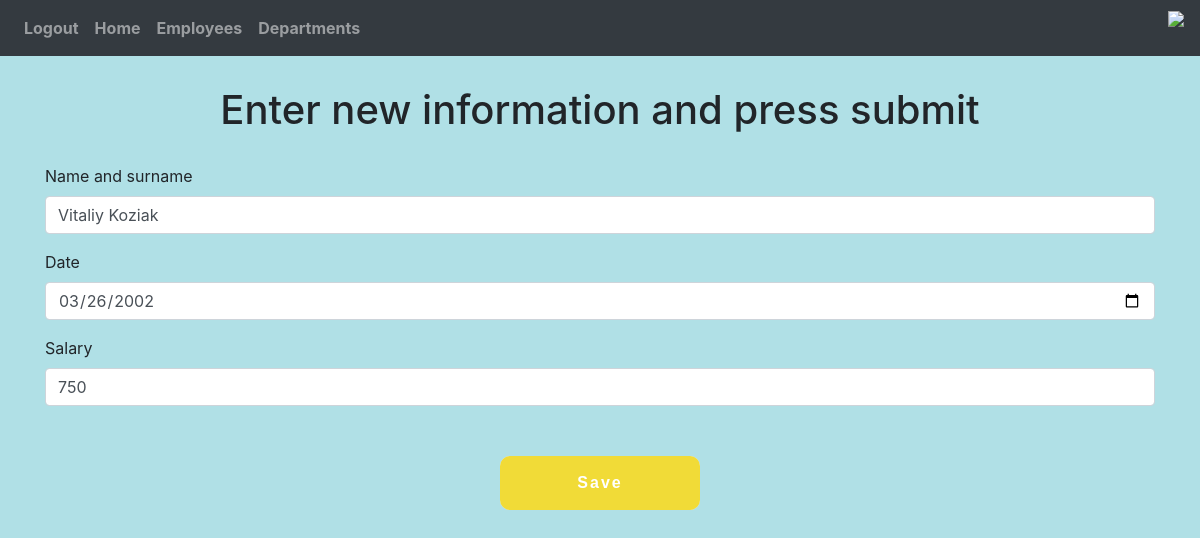
/employees/1/edit, run on the app's committed database.
### website/models.py (models this page shows, shortened)
class User(db.Model, UserMixin):
    id = db.Column(db.Integer, primary_key=True, unique=True)
    email = db.Column(db.String(40), unique=True)
    password = db.Column(db.String(30))
    first_name = db.Column(db.String(150))
    date = db.Column(db.String(10))
    salary = db.Column(db.Integer)
    department_id = db.Column(db.Integer, db.ForeignKey('department.id'), nullable=False)
    department = db.relationship("Department")

### website/views.py (the view)
@login_required
@views.route('/employees/<int:id>/edit', methods= {'POST','GET'})
def employee_edit(id):
    employee = User.query.get(id)
    if request.method == 'POST':
        employee.first_name = request.form.get('firstName')
        employee.date = request.form.get('date')
        employee.salary= request.form.get('salary')
        try:
            db.session.commit()
            return redirect('/employees')
        except:
            return "Some error"
    else:
        return render_template('employee_edit.html', user=employee)

### website/templates/employee_edit.html
{% extends "base.html" %} {% block title %}Edit{% endblock %} {% block
content %}
<form method="POST">
  <h1 style="margin: 30px 0;" align="center">Enter new  information and press submit</h1>
  <div class="form-group">
    <label for="firstName">Name and surname</label>
    <input
            value="{{user.first_name}}"
      type="text"
      class="form-control"
      id="firstName"
      name="firstName"
      placeholder="Enter name and surname"
    />
  </div>
  <div class="form-group">
    <label for="date">Date</label>
    <input
            value="{{user.date}}"
      type="date"
      class="form-control"
      id="date"
      name="date"
      placeholder="Enter new date"
    />
  </div>
  <div class="form-group">
    <label for="salary">Salary</label>
    <input
            value="{{user.salary}}"
      type="salary"
      class="form-control"
      id="salary"
      name="salary"
      placeholder="Enter new salary"
    />
  </div>
  <br />
  <button type="submit" class="glow-button">Save</button>
</form>
{% endblock %}

### website/templates/base.html (style rules this page uses)
body { background: #b0e0e6; }
.glow-button { text-decoration: none; display: block; width: 200px; padding: 15px 30px; margin: 10px auto; border-radius: 10px; box-shadow: 0 0 40px 40px #f1db37 inset, 0 0 0 0 #f1bf37; font-family: 'Montserrat', sans-serif; font-weight: bold; letter-spacing: 2px; color: white; transition: .15s ease-in-out; text-align: center; border: none; }

### data on the page
User: firstName "Vitaliy Koziak", date "03/26/2002", salary "750"
